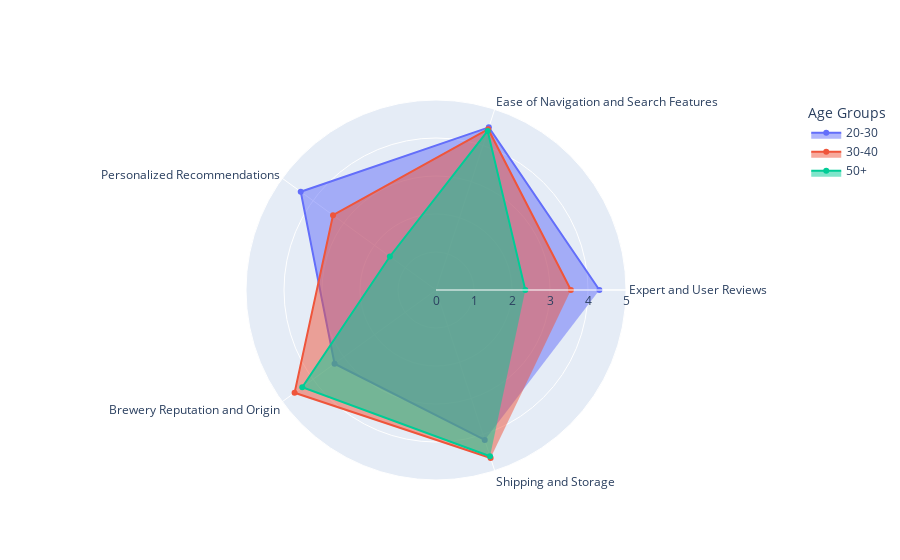

The code cell stored with this chart in its notebook:
### Code cell
make_radar(survey = pd.read_csv('../data/survey.csv').groupby(['Age Group']).mean().reset_index())

### Figure 1 — Plotly figure (JSON) as saved in the notebook; plotly's stock layout.template omitted (floating-point values rounded to 4 significant figures)
{"data": [{"fill": "toself", "name": "20-30", "r": [4.3, 4.5, 4.4, 3.3, 4.15], "theta": ["Expert and User Reviews", "Ease of Navigation and Search Features", "Personalized Recommendations", "Brewery Reputation and Origin", "Shipping and Storage"], "type": "scatterpolar"}, {"fill": "toself", "name": "30-40", "r": [3.55, 4.45, 3.35, 4.6, 4.65], "theta": ["Expert and User Reviews", "Ease of Navigation and Search Features", "Personalized Recommendations", "Brewery Reputation and Origin", "Shipping and Storage"], "type": "scatterpolar"}, {"fill": "toself", "name": "50+", "r": [2.35, 4.4, 1.5, 4.35, 4.6], "theta": ["Expert and User Reviews", "Ease of Navigation and Search Features", "Personalized Recommendations", "Brewery Reputation and Origin", "Shipping and Storage"], "type": "scatterpolar"}], "layout": {"legend": {"title": {"text": "Age Groups"}}, "polar": {"radialaxis": {"range": [0, 5], "visible": true}}, "showlegend": true}}
